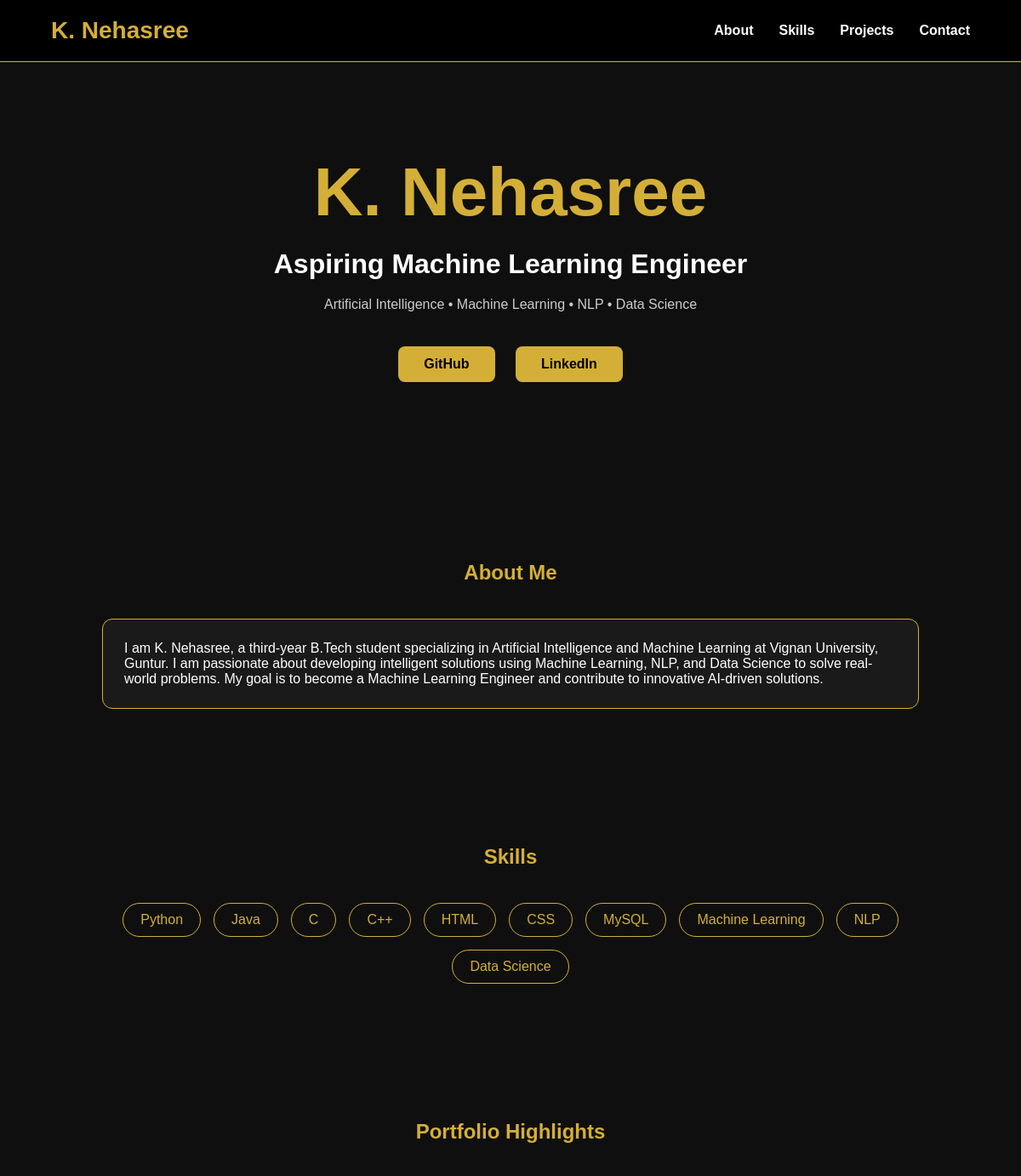
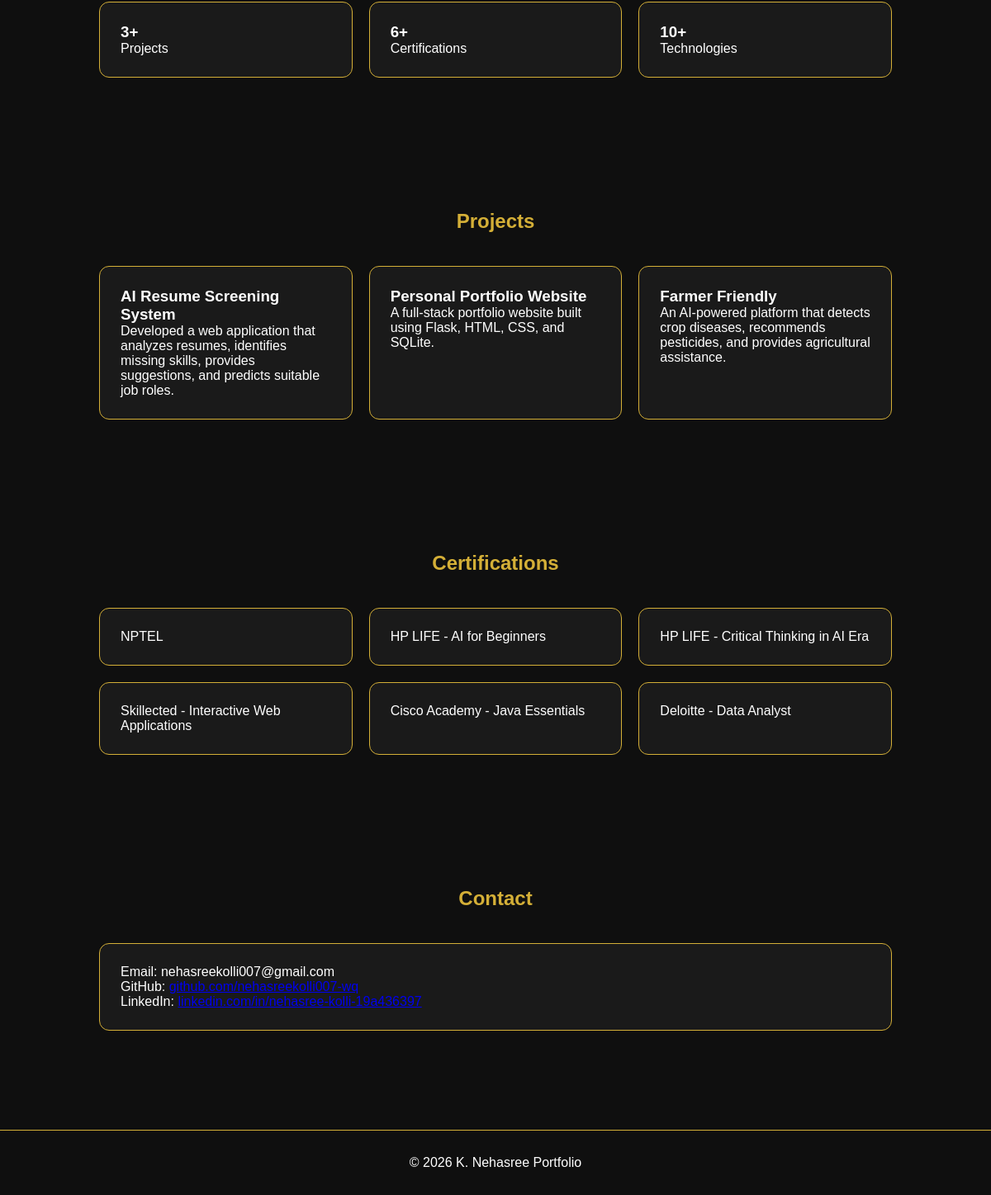
The page / on the database its author committed (2 pictures, top to bottom).
### tables this page shows
CREATE TABLE projects(
    id INTEGER PRIMARY KEY AUTOINCREMENT,
    title TEXT NOT NULL,
    description TEXT NOT NULL
);

### app.py (the view)
@app.route('/')
def home():
    conn = get_db_connection()
    projects = conn.execute('SELECT * FROM projects').fetchall()
    conn.close()
    return render_template('index.html', projects=projects)

### app.py (called while the page is built)
def get_db_connection():
    conn = sqlite3.connect('portfolio.db')
    conn.row_factory = sqlite3.Row
    return conn

### templates/index.html (shortened to what this page needs)
<!DOCTYPE html>
<html lang="en">
<head>
    <link rel="stylesheet" href="{{ url_for('static', filename='style.css') }}">
</head>
<body>
<nav>
    <div class="logo">K. Nehasree</div>
    <ul>
        <li><a href="#about">About</a></li>
        <li><a href="#skills">Skills</a></li>
        <li><a href="#projects">Projects</a></li>
        <li><a href="#contact">Contact</a></li>
    </ul>
</nav>
<header class="hero">
    <h1>K. Nehasree</h1>
    <h2>Aspiring Machine Learning Engineer</h2>
    <p>
        Artificial Intelligence • Machine Learning • NLP • Data Science
    </p>
    <div class="buttons">
        <a href="https://github.com/nehasreekolli007-wq" target="_blank">GitHub</a>
        <a href="https://www.linkedin.com/in/nehasree-kolli-19a436397/" target="_blank">
            LinkedIn
        </a>
    </div>
</header>
<section id="about">
    <h2>About Me</h2>
    <div class="card">
        <p>
            I am K. Nehasree, a third-year B.Tech student specializing in
            Artificial Intelligence and Machine Learning at Vignan University,
            Guntur.
            I am passionate about developing intelligent solutions using
            Machine Learning, NLP, and Data Science to solve real-world
            problems.
            My goal is to become a Machine Learning Engineer and contribute
            to innovative AI-driven solutions.
        </p>
    </div>
</section>
<section id="skills">
    <h2>Skills</h2>
    <div class="skills">
        <span>Python</span>
        <span>Java</span>
        <span>C</span>
        <span>C++</span>
        <span>HTML</span>
        <span>CSS</span>
        <span>MySQL</span>
        <span>Machine Learning</span>
        <span>NLP</span>
        <span>Data Science</span>
    </div>
</section>
<section>
    <h2>Portfolio Highlights</h2>
    <div class="stats">
        <div class="card">
            <h3>3+</h3>
            <p>Projects</p>
        </div>
        <div class="card">
            <h3>6+</h3>
            <p>Certifications</p>
        </div>
        <div class="card">
            <h3>10+</h3>
            <p>Technologies</p>
        </div>
    </div>
</section>
<section id="projects">
    <h2>Projects</h2>
    <div class="project-grid">
        {% for project in projects %}
        <div class="card">
            <h3>{{ project['title'] }}</h3>
            <p>{{ project['description'] }}</p>
        </div>
        {% endfor %}
    </div>
</section>
<section>
    <h2>Certifications</h2>
    <div class="certifications">
        <div class="card">NPTEL</div>
        <div class="card">HP LIFE - AI for Beginners</div>
        <div class="card">HP LIFE - Critical Thinking in AI Era</div>
        <div class="card">Skillected - Interactive Web Applications</div>
        <div class="card">Cisco Academy - Java Essentials</div>
        <div class="card">Deloitte - Data Analyst</div>
    </div>
</section>
<section id="contact">
    <h2>Contact</h2>
    <div class="card">
        <p>Email: nehasreekolli007@gmail.com</p>
        <p>
            GitHub:
            <a href="https://github.com/nehasreekolli007-wq" target="_blank">
            </a>
        </p>
        <p>
            LinkedIn:
            <a href="https://www.linkedin.com/in/nehasree-kolli-19a436397/" target="_blank">
            </a>
        </p>
    </div>
</section>
<footer>
    <p>© 2026 K. Nehasree Portfolio</p>
</footer>
</body>
</html>

### static/style.css (style rules this page uses)
* { margin:0; padding:0; box-sizing:border-box; }
html { scroll-behavior:smooth; }
body { background:#0f0f0f; color:white; font-family:Arial,sans-serif; }
nav { position:fixed; top:0; width:100%; display:flex; justify-content:space-between; align-items:center; padding:20px 60px; background:#000; border-bottom:1px solid #d4af37; z-index:1000; }
.logo { color:#d4af37; font-size:28px; font-weight:bold; }
nav ul { list-style:none; display:flex; gap:30px; }
nav ul li a { color:white; text-decoration:none; font-weight:bold; }
.hero { text-align:center; padding:180px 20px 120px; }
.hero h1 { font-size:5rem; color:#d4af37; }
.hero h2 { margin-top:20px; font-size:2rem; }
.hero p { margin-top:20px; color:#ccc; }
.buttons { margin-top:30px; }
.buttons a { display:inline-block; margin:10px; padding:12px 30px; background:#d4af37; color:black; text-decoration:none; border-radius:8px; font-weight:bold; }
section { padding:80px 10%; }
section h2 { text-align:center; color:#d4af37; margin-bottom:40px; }
.card { background:#1a1a1a; border:1px solid #d4af37; border-radius:12px; padding:25px; }
.skills { display:flex; flex-wrap:wrap; justify-content:center; gap:15px; }
.skills span { border:1px solid #d4af37; color:#d4af37; padding:10px 20px; border-radius:30px; }
.project-grid { display:grid; grid-template-columns:repeat(auto-fit,minmax(300px,1fr)); gap:20px; }
.stats { display:grid; grid-template-columns:repeat(auto-fit,minmax(200px,1fr)); gap:20px; }
.certifications { display:grid; grid-template-columns:repeat(auto-fit,minmax(250px,1fr)); gap:20px; }
footer { text-align:center; padding:30px; border-top:1px solid #d4af37; margin-top:40px; }

### rows shown on the page
projects: title "AI Resume Screening System", description "Developed a web application that analyzes resumes, identifies missing skills, provides suggestions, and predicts suitable job roles."
projects: title "Personal Portfolio Website", description "A full-stack portfolio website built using Flask, HTML, CSS, and SQLite."
projects: title "Farmer Friendly", description "An AI-powered platform that detects crop diseases, recommends pesticides, and provides agricultural assistance."
